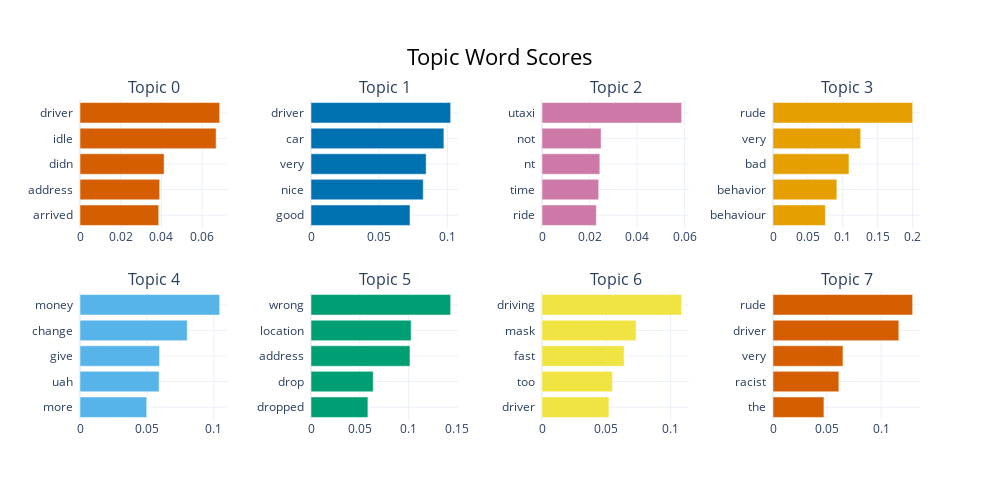

Notebook source saved alongside this figure:
### Code cell
topic_model.visualize_barchart()

### Figure 1 — Plotly figure (JSON) as saved in the notebook; plotly's stock layout.template omitted (floating-point values rounded to 4 significant figures)
{"data": [{"marker": {"color": "#D55E00"}, "orientation": "h", "type": "bar", "x": [0.03867, 0.03912, 0.04132, 0.06686, 0.06859], "xaxis": "x", "y": ["arrived  ", "address  ", "didn  ", "idle  ", "driver  "], "yaxis": "y"}, {"marker": {"color": "#0072B2"}, "orientation": "h", "type": "bar", "x": [0.0726, 0.0823, 0.08443, 0.09744, 0.1024], "xaxis": "x2", "y": ["good  ", "nice  ", "very  ", "car  ", "driver  "], "yaxis": "y2"}, {"marker": {"color": "#CC79A7"}, "orientation": "h", "type": "bar", "x": [0.02288, 0.02386, 0.02434, 0.02487, 0.05877], "xaxis": "x3", "y": ["ride  ", "time  ", "nt  ", "not  ", "utaxi  "], "yaxis": "y3"}, {"marker": {"color": "#E69F00"}, "orientation": "h", "type": "bar", "x": [0.07504, 0.09149, 0.1089, 0.1256, 0.2001], "xaxis": "x4", "y": ["behaviour  ", "behavior  ", "bad  ", "very  ", "rude  "], "yaxis": "y4"}, {"marker": {"color": "#56B4E9"}, "orientation": "h", "type": "bar", "x": [0.04983, 0.0591, 0.05941, 0.08009, 0.1043], "xaxis": "x5", "y": ["more  ", "uah  ", "give  ", "change  ", "money  "], "yaxis": "y5"}, {"marker": {"color": "#009E73"}, "orientation": "h", "type": "bar", "x": [0.05831, 0.06374, 0.1015, 0.1026, 0.1431], "xaxis": "x6", "y": ["dropped  ", "drop  ", "address  ", "location  ", "wrong  "], "yaxis": "y6"}, {"marker": {"color": "#F0E442"}, "orientation": "h", "type": "bar", "x": [0.05207, 0.05487, 0.06391, 0.07325, 0.1087], "xaxis": "x7", "y": ["driver  ", "too  ", "fast  ", "mask  ", "driving  "], "yaxis": "y7"}, {"marker": {"color": "#D55E00"}, "orientation": "h", "type": "bar", "x": [0.04712, 0.06093, 0.06473, 0.1164, 0.1292], "xaxis": "x8", "y": ["the  ", "racist  ", "very  ", "driver  ", "rude  "], "yaxis": "y8"}], "layout": {"annotations": [{"font": {"size": 16}, "showarrow": false, "text": "Topic 0", "x": 0.0875, "xanchor": "center", "xref": "paper", "y": 1, "yanchor": "bottom", "yref": "paper"}, {"font": {"size": 16}, "showarrow": false, "text": "Topic 1", "x": 0.3625, "xanchor": "center", "xref": "paper", "y": 1, "yanchor": "bottom", "yref": "paper"}, {"font": {"size": 16}, "showarrow": false, "text": "Topic 2", "x": 0.6375, "xanchor": "center", "xref": "paper", "y": 1, "yanchor": "bottom", "yref": "paper"}, {"font": {"size": 16}, "showarrow": false, "text": "Topic 3", "x": 0.9125, "xanchor": "center", "xref": "paper", "y": 1, "yanchor": "bottom", "yref": "paper"}, {"font": {"size": 16}, "showarrow": false, "text": "Topic 4", "x": 0.0875, "xanchor": "center", "xref": "paper", "y": 0.4, "yanchor": "bottom", "yref": "paper"}, {"font": {"size": 16}, "showarrow": false, "text": "Topic 5", "x": 0.3625, "xanchor": "center", "xref": "paper", "y": 0.4, "yanchor": "bottom", "yref": "paper"}, {"font": {"size": 16}, "showarrow": false, "text": "Topic 6", "x": 0.6375, "xanchor": "center", "xref": "paper", "y": 0.4, "yanchor": "bottom", "yref": "paper"}, {"font": {"size": 16}, "showarrow": false, "text": "Topic 7", "x": 0.9125, "xanchor": "center", "xref": "paper", "y": 0.4, "yanchor": "bottom", "yref": "paper"}], "height": 500, "hoverlabel": {"bgcolor": "white", "font": {"family": "Rockwell", "size": 16}}, "showlegend": false, "title": {"font": {"color": "Black", "size": 22}, "text": "Topic Word Scores", "x": 0.5, "xanchor": "center", "yanchor": "top"}, "width": 1000, "xaxis": {"anchor": "y", "domain": [0, 0.175], "showgrid": true}, "xaxis2": {"anchor": "y2", "domain": [0.275, 0.45], "showgrid": true}, "xaxis3": {"anchor": "y3", "domain": [0.55, 0.725], "showgrid": true}, "xaxis4": {"anchor": "y4", "domain": [0.825, 1], "showgrid": true}, "xaxis5": {"anchor": "y5", "domain": [0, 0.175], "showgrid": true}, "xaxis6": {"anchor": "y6", "domain": [0.275, 0.45], "showgrid": true}, "xaxis7": {"anchor": "y7", "domain": [0.55, 0.725], "showgrid": true}, "xaxis8": {"anchor": "y8", "domain": [0.825, 1], "showgrid": true}, "yaxis": {"anchor": "x", "domain": [0.6, 1], "showgrid": true}, "yaxis2": {"anchor": "x2", "domain": [0.6, 1], "showgrid": true}, "yaxis3": {"anchor": "x3", "domain": [0.6, 1], "showgrid": true}, "yaxis4": {"anchor": "x4", "domain": [0.6, 1], "showgrid": true}, "yaxis5": {"anchor": "x5", "domain": [0, 0.4], "showgrid": true}, "yaxis6": {"anchor": "x6", "domain": [0, 0.4], "showgrid": true}, "yaxis7": {"anchor": "x7", "domain": [0, 0.4], "showgrid": true}, "yaxis8": {"anchor": "x8", "domain": [0, 0.4], "showgrid": true}}}
